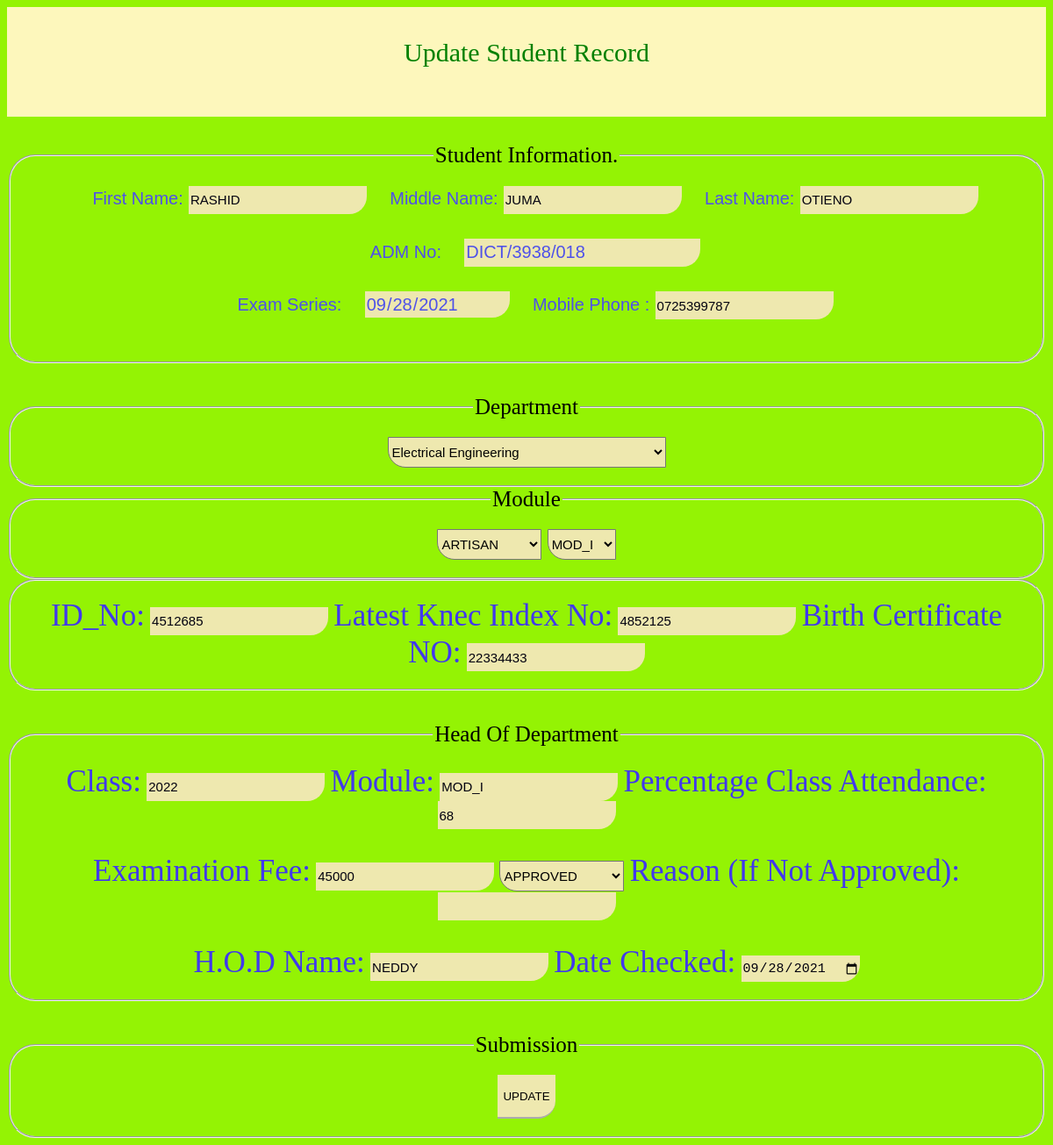
The page /edit.php?GetID=112 on the database its author committed.
### tables this page shows
CREATE TABLE `tablestudent` (
  `User_ID` int(50) NOT NULL,
  `First_Name` varchar(50) NOT NULL,
  `Middle_Name` varchar(50) NOT NULL,
  `Last_Name` varchar(50) NOT NULL,
  `ADM_No` varchar(50) NOT NULL,
  `Exam_Series` date NOT NULL,
  `Mobile_Phone` varchar(10) NOT NULL,
  `Department` varchar(50) NOT NULL,
  `Module` varchar(50) NOT NULL,
  `Diploma` varchar(50) NOT NULL,
  `ID_No` varchar(50) NOT NULL,
  `Latest_Knec_Slip` varchar(50) NOT NULL,
  `Birth_Cert_No` varchar(50) NOT NULL,
  `Class` varchar(50) NOT NULL,
  `Hod_Module` varchar(5) NOT NULL,
  `Percentage_Class_Attendance` int(3) NOT NULL,
  `Examination_Fee` int(50) NOT NULL,
  `Approved` varchar(20) NOT NULL,
  `Reason_If_Not_Approved` text NOT NULL,
  `Hod_Name` varchar(50) NOT NULL,
  `Period_Checked_By_Hod` date NOT NULL,
  `Fee_Balance` int(50) NOT NULL,
  `Exam_Fee_Paid` int(50) NOT NULL,
  `Exam_Fee_Not_Paid` int(50) NOT NULL,
  `Accountant_Name` varchar(50) NOT NULL,
  `Date_Checked_By_Accountant` date DEFAULT NULL,
  `Index_No` varchar(50) NOT NULL,
  `Photo_No` varchar(50) NOT NULL,
  `Comment_By_Principal` varchar(100) NOT NULL,
  `Signa` varchar(50) NOT NULL,
  `Date_Checked_By_Principal` text NOT NULL
);

### edit.php (the view, shortened to what this page needs)
<?php
$con =mysqli_connect("localhost","root","","Kisiwa");
$UserId = $_GET['GetID'];
$query ="SELECT * FROM tablestudent WHERE User_ID='".$UserId."';";
$results =mysqli_query($con,$query);
while($row = mysqli_fetch_assoc($results)){
   $userid =$row['User_ID'];
   $firstname=$row['First_Name'];
   $middlename=$row['Middle_Name'];
   $lastname=$row['Last_Name'];
   $admno=$row['ADM_No'];
   $examseries=$row['Exam_Series'];
   $phoneno=$row['Mobile_Phone'];
   $department=$row['Department'];
   $module=$row['Module'];
   $diploma=$row['Diploma'];
   $idno=$row['ID_No'];
   $knecslip=$row['Latest_Knec_Slip'];
   $birthcertificate=$row['Birth_Cert_No'];
   $class=$row['Class'];
   $hodmodule=$row['Hod_Module'];
   $classattendance=$row['Percentage_Class_Attendance'];
   $examfee=$row['Examination_Fee'];
   $approved=$row['Approved'];
   $reason=$row['Reason_If_Not_Approved'];
   $hodname=$row['Hod_Name'];
   $periodchecked=$row['Period_Checked_By_Hod'];
}
?>
<!DOCTYPE html>
<html lang="en">
<head>
    <link rel="stylesheet" type="text/css" href="student.css">
</head>
<body style="background-color:rgb(148, 243, 4)">
    <div class="Title">
         <p>Update Student Record</p>
    </div>
    <div class="studentname" >
        <form action="update.php?ID=<?php echo $userid?>" method="POST" enctype="multipart/form-data">
        <fieldset>
                <legend>Student Information.</legend>
            <label for="fname" class="fname" >First Name:</label>
            <input type="text" id="fname"  name="fname"  readonly class="ffname" value="<?php echo $firstname?>">
            <label for="Mname" class="Mname" >Middle Name:</label>
            <input type="text" id="Mname"  name="mname"   readonly class="mmname" value="<?php echo $middlename?>">
            <label for="Lname" class="Lname" >Last Name:</label>
            <input type="text" id="Lname"  name="lname"  readonly class="llname" value="<?php echo $lastname?>"><br><br>
            <label for="ADM" class="ADM" >ADM No:</label>
            <input type="text" id="ADM"  name="ADM" readonly  class="ADM" value="<?php echo $admno?>" ><br><br>
            <label for="series" class="series" >Exam Series:</label>
            <input type="date" id="series"  name="series" readonly class="series" value="<?php echo $examseries?>">
           <label for="Phone" class="Phone" >Mobile Phone :</label>
            <input type="number" id="Phone"  name="phone"  readonly class="phone"
            value="<?php echo $phoneno?>" ><br><br>
       </fieldset><br><br>
         <fieldset>
            <legend>Department</legend>
                    <select name="department" id="department" value="<?php echo $department?>">
                        <option value="Electrical Engineering">Electrical Engineering</option>
                    </select>
                    </fieldset>
      <fieldset>
            <legend>Module</legend>
            <select name="module" id="module"  value="<?php echo $module?>" >
            <option value="ARTISAN">ARTISAN</option>
            </select>
          <select name="diploma" id="diploma"  value="<?php echo $diploma?>" >
           <option value="MOD_I">MOD_I</option>
       </select>
    </fieldset>
    <fieldset class="credentials">
        <label for="idno">ID_No:</label>
        <input type="text" name="idno" id="idno" readonly  value="<?php echo $idno?>" >
        <label for="latesKnecslip">Latest Knec Index No:</label>
        <input type="text" name="latestKnecslip" id="latesKnecslip" readonly value="<?php echo $knecslip?>" >
        <label for="birthcertno">Birth Certificate NO:</label>
        <input type="text" name="birthcertno" id="birthcertno" readonly value="<?php echo $birthcertificate?>" >
    </fieldset><br><br>
    <fieldset class="hod">
        <legend>Head Of Department</legend>
        <label for="Class">Class:</label>
        <input type="text" name="Class" id="Class" required value="<?php echo $class?>" >
        <label for="mmodule">Module:</label>
        <input type="text" name="mmodule" id="mmodule"  required value="<?php echo $hodmodule?>">
        <label for="percentage">Percentage Class Attendance:</label>
        <input type="number" name="percentage" id="percentage" required value="<?php echo $classattendance?>"><br><br>
        <label for="examfee">Examination Fee:</label>
        <input type="number" name="examfee" id="examfee" required value="<?php echo $examfee?>">
        <select name="approved" id="approved" class="approved"  value="<?php echo $approved?>">
            <option value="APPROVED" >APPROVED</option>
        </select>
        <label for="reason">Reason (If Not Approved):</label>
        <input type="text" name="reason"  id="reason"  value="<?php echo $reason?>"><br><br>
        <label for="hodname">H.O.D Name:</label>
        <input type="text" name="hodname" id="hodname" required value="<?php echo $hodname?>">
        <label for="period">Date Checked:</label>
        <input type="date" name="date" id="date" required value="<?php echo $periodchecked?>">
   </fieldset><br><br>
   <fieldset class="submission">
    <legend>Submission</legend>
    <button type="submit" id="submit" name="update" style="color:black" >UPDATE</button><br>
   </fieldset>
</form>
</body>
</html>

### student.css (style rules this page uses)
body { background-color: rgba(148, 243, 4,1.0); }
.Title { color:green; font-size: 30px; font-family: 'Times New Roman', Times, serif; background-color: rgb(253, 247, 188); margin-top: 0px; margin-bottom: 2px; text-align: center; height: 80px; width: auto; padding-top: 5px; padding-bottom: 5px; padding-bottom: 40px; }
.Lname,.Mname,.fname,.series,.Phone,.ADM { font-size: 20px; font-family: Verdana, Geneva, Tahoma, sans-serif; margin-left: 20PX; color: rgb(78, 81, 233); font-weight: 200; }
.studentname { margin-top: 30px; }
input { font-size: 15px; border-bottom: rgb(65, 56, 238); border-top: none; border-left: none; border-right: none; background-color: rgb(238, 232, 175); border-bottom-right-radius:20px; color:rgb(2, 1, 15) ; height: 30PX; border-color: #ffffff; }
fieldset { color: black; text-align: center; font-size: 25px; border-radius: 30px; padding: 20px; }
select { background-color: rgb(238, 232, 175); border-bottom-left-radius:20px; height: 35PX; font-size: 15px; }
label { font-size: 35px; color: rgb(65, 56, 238) ; }
legend { text-align: center; }
button { border-top: none; border-left: none; border-right: none; background-color: rgb(238, 232, 175); border-bottom-right-radius:20px; color:rgb(0, 0, 2) ; height: 50PX; border-color: #ffffff; margin-left: auto; }

### rows shown on the page
tablestudent: fname "RASHID", mname "JUMA", lname "OTIENO", ADM "DICT/3938/018", series "09/28/2021", phone "0725399787", department "Electrical Engineering", module "ARTISAN", diploma "MOD_I", idno "4512685", latestKnecslip "4852125", birthcertno "22334433", Class "2022", mmodule "MOD_I", percentage "68", examfee "45000", approved "APPROVED", hodname "NEDDY", date "09/28/2021"
